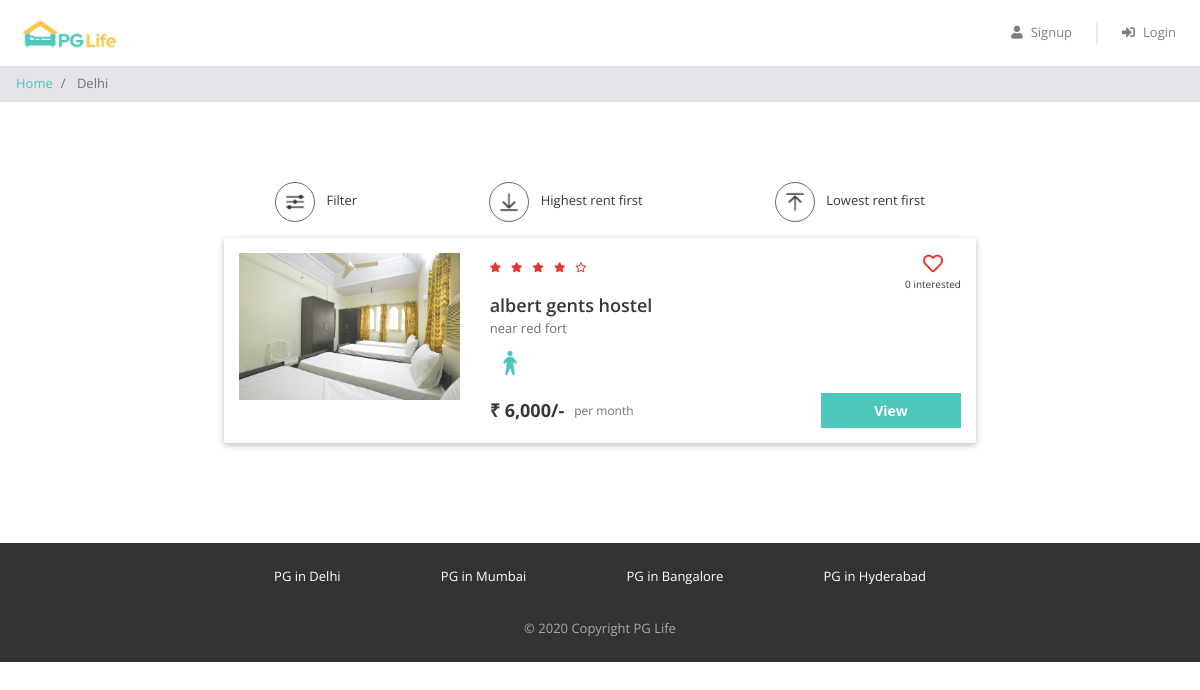
The app's page /property_list.php?city=Delhi with its own data.
### tables this page shows
CREATE TABLE `properties` (
  `id` int(11) NOT NULL,
  `city_id` int(11) NOT NULL,
  `name` varchar(100) NOT NULL,
  `address` varchar(255) NOT NULL,
  `description` longtext NOT NULL,
  `gender` enum('male','female','unisex') NOT NULL,
  `rent` int(11) NOT NULL,
  `rating_clean` float(2,1) NOT NULL,
  `rating_food` float(2,1) NOT NULL,
  `rating_safety` float(2,1) NOT NULL
);

### property_list.php (the view, shortened to what this page needs)
<?php
require "includes/database_connect.php";
$city_name = $_GET["city"];
$sql_1 = "SELECT * FROM cities WHERE name = '$city_name'";
$result_1 = mysqli_query($conn, $sql_1);
$city = mysqli_fetch_assoc($result_1);
$city_id = $city['id'];
$sql_2 = "SELECT * FROM properties WHERE city_id = $city_id";
$result_2 = mysqli_query($conn, $sql_2);
$properties = mysqli_fetch_all($result_2, MYSQLI_ASSOC);
?>
<!DOCTYPE html>
<html lang="en">
<head>
    <?php
    include "includes/head_links.php";
    ?>
    <link href="css/property_list.css" rel="stylesheet" />
</head>
<body>
    <?php
    include "includes/header.php";
    ?>
    <nav aria-label="breadcrumb">
        <ol class="breadcrumb py-2">
            <li class="breadcrumb-item">
                <a href="index.php">Home</a>
            </li>
            <li class="breadcrumb-item active" aria-current="page">
                <?php echo $city_name; ?>
            </li>
        </ol>
    </nav>
    <div class="page-container">
        <div class="filter-bar row justify-content-around">
            <div class="col-auto" data-toggle="modal" data-target="#filter-modal">
                <img src="img/filter.png" alt="filter" />
                <span>Filter</span>
            </div>
            <div class="col-auto">
                <img src="img/desc.png" alt="sort-desc" />
                <span>Highest rent first</span>
            </div>
            <div class="col-auto">
                <img src="img/asc.png" alt="sort-asc" />
                <span>Lowest rent first</span>
            </div>
        </div>
        <?php
        foreach ($properties as $property) {
            $property_images = glob("img/properties/" . $property['id'] . "/*");
        ?>
            <div class="property-card row">
                <div class="image-container col-md-4">
                    <img src="<?= $property_images[0] ?>" />
                </div>
                <div class="content-container col-md-8">
                    <div class="row no-gutters justify-content-between">
                        <?php
                        $total_rating = ($property['rating_clean'] + $property['rating_food'] + $property['rating_safety']) / 3;
                        $total_rating = round($total_rating, 1);
                        ?>
                        <div class="star-container" title="<?= $total_rating ?>">
                            <?php
                            $rating = $total_rating;
                            for ($i = 0; $i < 5; $i++) {
                                if ($rating >= $i + 0.8) {
                            ?>
                                    <i class="fas fa-star"></i>
                                <?php
                                } elseif ($rating >= $i + 0.3) {
                                ?>
                                    <i class="fas fa-star-half-alt"></i>
                                <?php
                                } else {
                                ?>
                                    <i class="far fa-star"></i>
                            <?php
                                }
                            }
                            ?>
                        </div>
                        <div class="interested-container">
                            <?php
                            $interested_users_count = 0;
                            $is_interested = false;
                            if ($is_interested) {
                            ?>
                                <i class="fas fa-heart"></i>
                            <?php
                            } else {
                            ?>
                                <i class="far fa-heart"></i>
                            <?php
                            }
                            ?>
                            <div class="interested-text"><?= $interested_users_count ?> interested</div>
                        </div>
                    </div>
                    <div class="detail-container">
                        <div class="property-name"><?= $property['name'] ?></div>
                        <div class="property-address"><?= $property['address'] ?></div>
                        <div class="property-gender">
                            <?php
                            if ($property['gender'] == "male") {
                            ?>
                                <img src="img/male.png" />
                            <?php
                            } elseif ($property['gender'] == "female") {
                            ?>
                                <img src="img/female.png" />
                            <?php
                            } else {
                            ?>
                                <img src="img/unisex.png" />
                            <?php
                            }
                            ?>
                        </div>
                    </div>
                    <div class="row no-gutters">
                        <div class="rent-container col-6">
                            <div class="rent">₹ <?= number_format($property['rent']) ?>/-</div>
                            <div class="rent-unit">per month</div>
                        </div>
                        <div class="button-container col-6">
                            <a href="property_detail.php?property_id=<?= $property['id'] ?>" class="btn btn-primary">View</a>
                        </div>
                    </div>
                </div>
            </div>
        <?php
        }
        ?>
    </div>
    <?php
    include "includes/footer.php";
    ?>
</body>
</html>

### css/common.css (style rules this page uses)
* { box-sizing: border-box; font-family: 'Open Sans', sans-serif; }
body { color: #373737; font-size: 16px; position: relative; }
.btn-primary, .btn-warning, .btn-danger { color: white; font-weight: bold; }
.breadcrumb { background-color: #e5e3e8; font-size: 13px; border-radius: 0px; margin-bottom: 0px; }
.page-container { max-width: 800px; padding: 80px 24px; margin: auto; }

### css/property_list.css (style rules this page uses)
.filter-bar > div { cursor: pointer; font-size: 13px; text-align: center; margin-bottom: 16px; }
.filter-bar img { width: 40px; height: 40px; border-radius: 40px; border: 1px solid #646870; padding: 6px; margin-right: 8px; }
.property-card { background-color: #ffffff; border-radius: 2px; padding: 15px 0px; margin: 0px auto 20px; box-shadow: 0 2px 5px 0 rgba(0, 0, 0, 0.16), 0 2px 10px 0 rgba(0, 0, 0, 0.12); }
.image-container { text-align: center; }
.image-container img { width: 100%; max-width: 300px; }
.star-container i { color: #EA322E; font-size: 10px; margin-right: 6px; }
.interested-container { text-align: center; }
.interested-container i { color: #EA322E; font-size: 20px; cursor: pointer; }
.interested-text { font-size: 10px; }
.detail-container { padding-bottom: 10px; }
.property-name { font-size: 18px; font-weight: 600; }
.property-address { color: #6f6f6f; font-size: 13px; padding-bottom: 5px; }
.property-gender img { width: 40px; }
.rent-container { display: flex; align-items: center; }
.rent { font-size: 18px; font-weight: bold; padding-right: 10px; }
.rent-unit { color: #6f6f6f; font-size: 12px; }
.button-container .btn { font-size: 14px; border-radius: 0px; width: 140px; float: right; }

### records on screen
properties: rating_safety 4 (drawn), interested_users_count "0", name "albert gents hostel", address "near red fort", rent "6,000"

### other values on screen
$city_name "Delhi"
